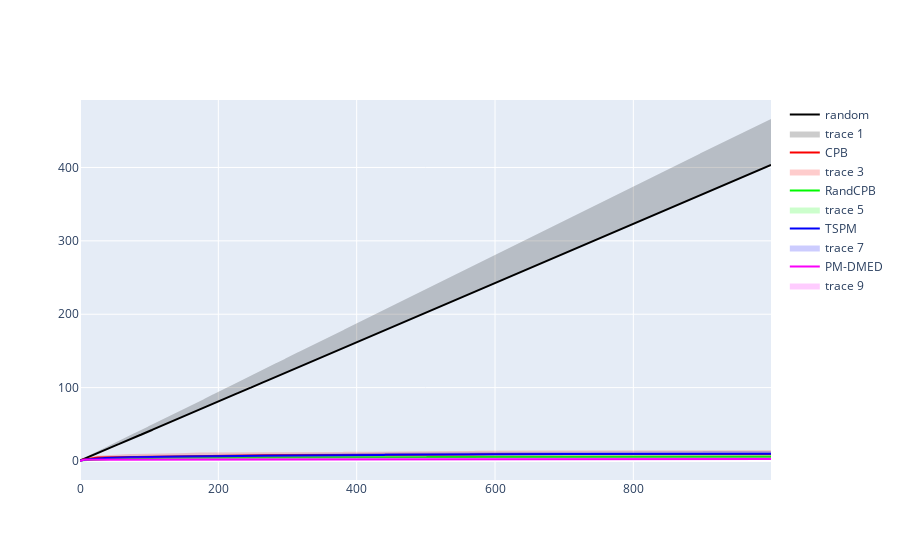
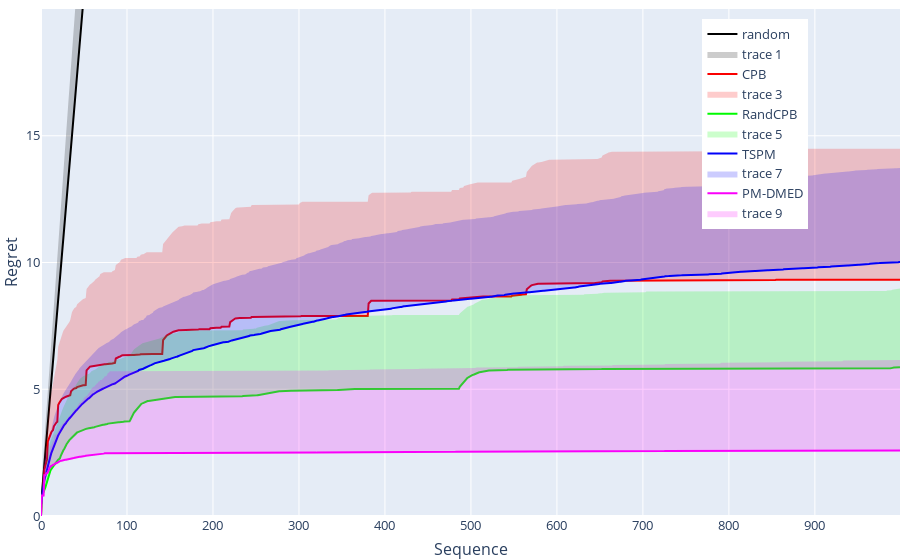

Notebook source saved alongside these figures, in order:
### Code cell
#import ucbTSPM_v2
import cpb_gaussian_v2

n_cores = 8
n_folds = 200
horizon = 1000
# outcome_distribution =  {'spam':0.05,'ham':0.95}

game = games.apple_tasting(False)

algos = [ random_algo.Random(  game, horizon, ),      
          cpb.CPB(  game, horizon, 1.01), 
          cpb_gaussian.CPB_gaussian(  game, horizon, 1.01, True, 1/16, 10),
          TSPM.TSPM_alg(  game, horizon, 1),  
          PM_DMED.PM_DMED(  game, horizon,)  ] 

        #cpb_gaussian_v2.CPB_gaussian(  game, horizon, 1.01, True), 
        #cpb_gaussian_v2.CPB_gaussian(  game, horizon, 1.01, False), ]
        #cpb_gaussian_v2.CPB_gaussian(  game, horizon, 1.01),
        #TSPM.TSPM_alg(game, horizon, 1 ) ]
        #TSPM.TSPM_alg(game, horizon, 0 )   #eTSPM.eTSPM_alg(game, horizon, 1), cpb_uniform.CPB_uniform(  game, horizon, 1.01), 

colors = [  [0,0,0], [250,0,0], [250,0,250], [0,250,0], [0,0,250],    ] #[0,150,0], [0,250,0], [0,150,0], [0,0,250], [0,0,0],  [0,255,0], [0 , 150, 0], [155,155,0], [255,0,0], [0,0,255] , [255,51,255], [255,51,255], [255,20,200]  ] #
labels = [  'random',  'CPB',  'RandCPB', 'TSPM', 'PM-DMED'  ]  # 'random', 'TSPM' , 'TSPM (R=0)', 'RandCBP (uncoupled)','CPB uniform', ,'TSPM' , 'ucbTSPM (Auer)' 'FeedExp3 (2001)', 'FeedExp3 (2006)', 'CPB',  'eTSPM (Auer)',

fig = go.Figure(    )

for alg, color, label in zip( algos, colors, labels):

    r,g,b = color
    result = evaluate_parallel(n_cores, n_folds, horizon, alg, game, 'easy')
    regret =  np.mean(result,0) 
    
    xcoords = np.arange(0,horizon,1).tolist()
    std =  np.std(result,0) 
    upper_regret = regret + std

    fig.add_trace(go.Scatter(x=xcoords, y=regret, line=dict(color='rgb({},{},{})'.format(r,g,b)), mode='lines',  name=label )) # 

    fig.add_trace(   go.Scatter( x=xcoords+xcoords[::-1], y=upper_regret.tolist()+regret.tolist()[::-1],  fill='toself', fillcolor='rgba({},{},{},0.2)'.format(r,g,b), 
                         line=dict(color='rgba(255,255,255,0)'),   hoverinfo="skip",  showlegend=True )

    )
    
fig.show(legend=True)
fig.update_yaxes(range=[0, 20] )
fig.update_layout(legend= dict(yanchor="top",y=0.98,xanchor="left",x=0.77), autosize=False,
                 xaxis_title="Sequence",
                 yaxis_title="Regret",
                 margin=go.layout.Margin( l=0,   r=0,   b=0,    t=0, ), 
                  font=dict(size=13,) )
#fig.write_image("./easy_AT.pdf")

fig.show()

### Figure 1 — Plotly figure (JSON) as saved in the notebook; plotly's stock layout.template omitted (floating-point values rounded to 4 significant figures; data arrays with more than 128 entries replaced by an {"elided": "..."} marker saying what was removed)
{"data": [{"line": {"color": "rgb(0,0,0)"}, "mode": "lines", "name": "random", "type": "scatter", "x": {"elided": "1000 int values"}, "y": {"elided": "1000 float values"}}, {"fill": "toself", "fillcolor": "rgba(0,0,0,0.2)", "hoverinfo": "skip", "line": {"color": "rgba(255,255,255,0)"}, "showlegend": true, "type": "scatter", "x": {"elided": "2000 int values"}, "y": {"elided": "2000 float values"}}, {"line": {"color": "rgb(250,0,0)"}, "mode": "lines", "name": "CPB", "type": "scatter", "x": {"elided": "1000 int values"}, "y": {"elided": "1000 float values"}}, {"fill": "toself", "fillcolor": "rgba(250,0,0,0.2)", "hoverinfo": "skip", "line": {"color": "rgba(255,255,255,0)"}, "showlegend": true, "type": "scatter", "x": {"elided": "2000 int values"}, "y": {"elided": "2000 float values"}}, {"line": {"color": "rgb(0,250,0)"}, "mode": "lines", "name": "RandCPB", "type": "scatter", "x": {"elided": "1000 int values"}, "y": {"elided": "1000 float values"}}, {"fill": "toself", "fillcolor": "rgba(0,250,0,0.2)", "hoverinfo": "skip", "line": {"color": "rgba(255,255,255,0)"}, "showlegend": true, "type": "scatter", "x": {"elided": "2000 int values"}, "y": {"elided": "2000 float values"}}, {"line": {"color": "rgb(0,0,250)"}, "mode": "lines", "name": "TSPM", "type": "scatter", "x": {"elided": "1000 int values"}, "y": {"elided": "1000 float values"}}, {"fill": "toself", "fillcolor": "rgba(0,0,250,0.2)", "hoverinfo": "skip", "line": {"color": "rgba(255,255,255,0)"}, "showlegend": true, "type": "scatter", "x": {"elided": "2000 int values"}, "y": {"elided": "2000 float values"}}, {"line": {"color": "rgb(250,0,250)"}, "mode": "lines", "name": "PM-DMED", "type": "scatter", "x": {"elided": "1000 int values"}, "y": {"elided": "1000 float values"}}, {"fill": "toself", "fillcolor": "rgba(250,0,250,0.2)", "hoverinfo": "skip", "line": {"color": "rgba(255,255,255,0)"}, "showlegend": true, "type": "scatter", "x": {"elided": "2000 int values"}, "y": {"elided": "2000 float values"}}], "layout": {}}

### Figure 2 — Plotly figure (JSON) as saved in the notebook; plotly's stock layout.template omitted (floating-point values rounded to 4 significant figures; data arrays with more than 128 entries replaced by an {"elided": "..."} marker saying what was removed)
{"data": [{"line": {"color": "rgb(0,0,0)"}, "mode": "lines", "name": "random", "type": "scatter", "x": {"elided": "1000 int values"}, "y": {"elided": "1000 float values"}}, {"fill": "toself", "fillcolor": "rgba(0,0,0,0.2)", "hoverinfo": "skip", "line": {"color": "rgba(255,255,255,0)"}, "showlegend": true, "type": "scatter", "x": {"elided": "2000 int values"}, "y": {"elided": "2000 float values"}}, {"line": {"color": "rgb(250,0,0)"}, "mode": "lines", "name": "CPB", "type": "scatter", "x": {"elided": "1000 int values"}, "y": {"elided": "1000 float values"}}, {"fill": "toself", "fillcolor": "rgba(250,0,0,0.2)", "hoverinfo": "skip", "line": {"color": "rgba(255,255,255,0)"}, "showlegend": true, "type": "scatter", "x": {"elided": "2000 int values"}, "y": {"elided": "2000 float values"}}, {"line": {"color": "rgb(0,250,0)"}, "mode": "lines", "name": "RandCPB", "type": "scatter", "x": {"elided": "1000 int values"}, "y": {"elided": "1000 float values"}}, {"fill": "toself", "fillcolor": "rgba(0,250,0,0.2)", "hoverinfo": "skip", "line": {"color": "rgba(255,255,255,0)"}, "showlegend": true, "type": "scatter", "x": {"elided": "2000 int values"}, "y": {"elided": "2000 float values"}}, {"line": {"color": "rgb(0,0,250)"}, "mode": "lines", "name": "TSPM", "type": "scatter", "x": {"elided": "1000 int values"}, "y": {"elided": "1000 float values"}}, {"fill": "toself", "fillcolor": "rgba(0,0,250,0.2)", "hoverinfo": "skip", "line": {"color": "rgba(255,255,255,0)"}, "showlegend": true, "type": "scatter", "x": {"elided": "2000 int values"}, "y": {"elided": "2000 float values"}}, {"line": {"color": "rgb(250,0,250)"}, "mode": "lines", "name": "PM-DMED", "type": "scatter", "x": {"elided": "1000 int values"}, "y": {"elided": "1000 float values"}}, {"fill": "toself", "fillcolor": "rgba(250,0,250,0.2)", "hoverinfo": "skip", "line": {"color": "rgba(255,255,255,0)"}, "showlegend": true, "type": "scatter", "x": {"elided": "2000 int values"}, "y": {"elided": "2000 float values"}}], "layout": {"autosize": false, "font": {"size": 13}, "legend": {"x": 0.77, "xanchor": "left", "y": 0.98, "yanchor": "top"}, "margin": {"b": 0, "l": 0, "r": 0, "t": 0}, "xaxis": {"title": {"text": "Sequence"}}, "yaxis": {"range": [0, 20], "title": {"text": "Regret"}}}}
